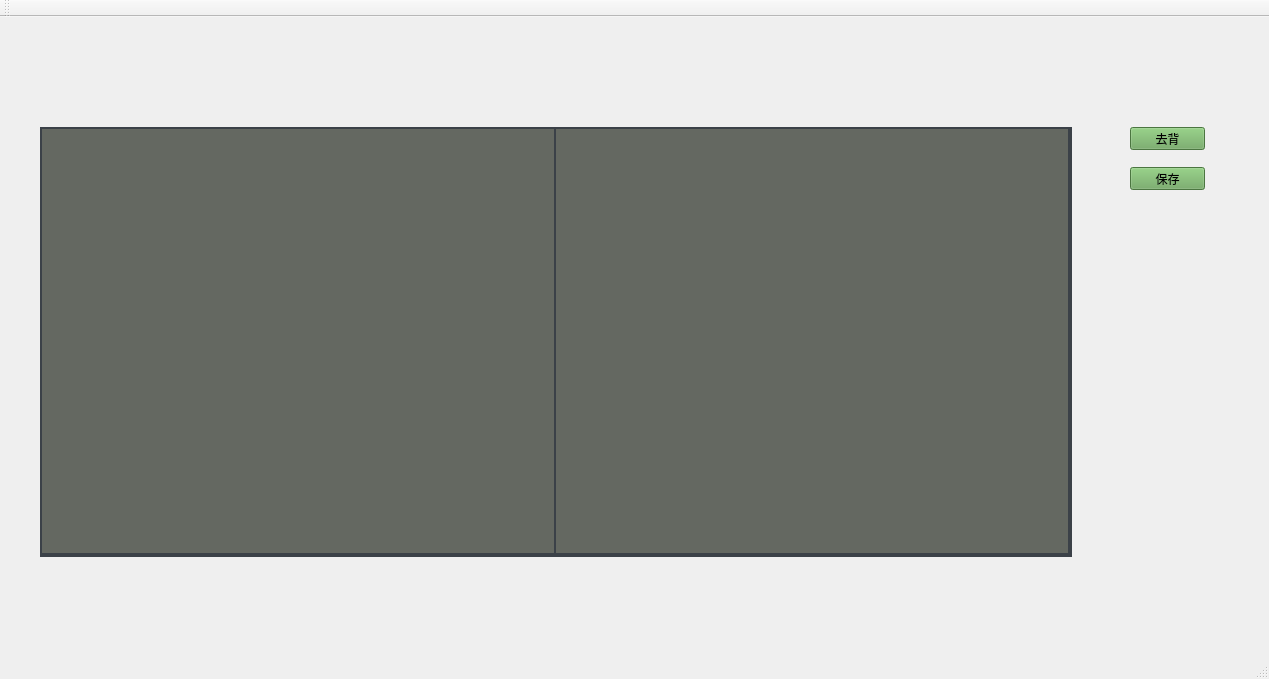
<?xml version="1.0" encoding="UTF-8"?>
<ui version="4.0">
 <class>MainWindowClass</class>
 <widget class="QMainWindow" name="MainWindowClass">
  <property name="geometry">
   <rect>
    <x>0</x>
    <y>0</y>
    <width>1269</width>
    <height>679</height>
   </rect>
  </property>
  <property name="windowTitle">
   <string>MainWindow</string>
  </property>
  <widget class="QWidget" name="centralWidget">
   <widget class="QPushButton" name="pushButton">
    <property name="geometry">
     <rect>
      <x>1130</x>
      <y>110</y>
      <width>75</width>
      <height>23</height>
     </rect>
    </property>
    <property name="styleSheet">
     <string notr="true">background-color: rgb(105, 165, 90);</string>
    </property>
    <property name="text">
     <string>去背</string>
    </property>
   </widget>
   <widget class="QPushButton" name="saveImageButton">
    <property name="geometry">
     <rect>
      <x>1130</x>
      <y>150</y>
      <width>75</width>
      <height>23</height>
     </rect>
    </property>
    <property name="styleSheet">
     <string notr="true">background-color: rgb(105, 165, 90);</string>
    </property>
    <property name="text">
     <string>保存</string>
    </property>
   </widget>
   <widget class="QWidget" name="widget_2" native="true">
    <property name="geometry">
     <rect>
      <x>40</x>
      <y>110</y>
      <width>1032</width>
      <height>430</height>
     </rect>
    </property>
    <property name="styleSheet">
     <string notr="true">background-color: rgb(59, 65, 72);</string>
    </property>
    <widget class="QLabel" name="depthwindow">
     <property name="geometry">
      <rect>
       <x>2</x>
       <y>2</y>
       <width>512</width>
       <height>424</height>
      </rect>
     </property>
     <property name="styleSheet">
      <string notr="true">background-color: rgb(100, 104, 97);</string>
     </property>
     <property name="text">
      <string/>
     </property>
    </widget>
    <widget class="QLabel" name="colorwindow">
     <property name="geometry">
      <rect>
       <x>516</x>
       <y>2</y>
       <width>512</width>
       <height>424</height>
      </rect>
     </property>
     <property name="styleSheet">
      <string notr="true">background-color: rgb(100, 104, 97);</string>
     </property>
     <property name="text">
      <string/>
     </property>
    </widget>
   </widget>
  </widget>
  <widget class="QMenuBar" name="menuBar">
   <property name="geometry">
    <rect>
     <x>0</x>
     <y>0</y>
     <width>1269</width>
     <height>23</height>
    </rect>
   </property>
  </widget>
  <widget class="QToolBar" name="mainToolBar">
   <attribute name="toolBarArea">
    <enum>TopToolBarArea</enum>
   </attribute>
   <attribute name="toolBarBreak">
    <bool>false</bool>
   </attribute>
  </widget>
  <widget class="QStatusBar" name="statusBar"/>
 </widget>
 <layoutdefault spacing="6" margin="11"/>
 <resources>
  <include location="mainwindow.qrc"/>
  <include location="myicon.qrc"/>
 </resources>
 <connections/>
</ui>
